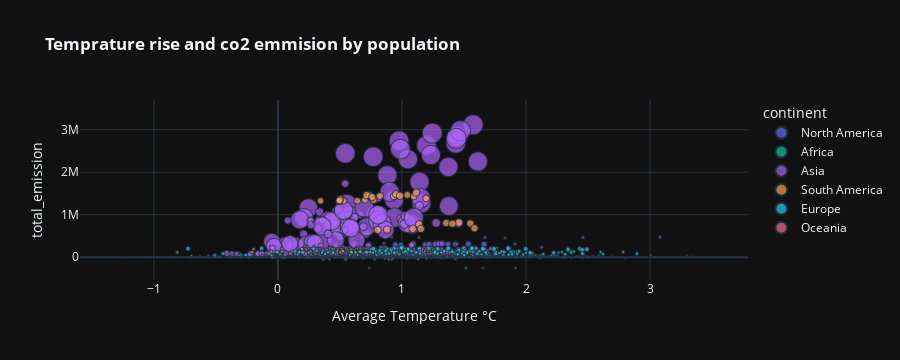

Notebook cell for this chart:
### Code cell
fig = px.scatter(df, df["Average Temperature °C"],
           df["total_emission"], 
           size= "pop_tot", 
           title = "<b>Temprature rise and co2 emmision by population", 
           template="plotly_dark", 
           color ="continent")
fig.write_image("../../outputs/Dataset_03/emmison_population.png",format="png")
fig.show()

### Figure 1 — Plotly figure (JSON) as saved in the notebook; plotly's stock layout.template omitted (floating-point values rounded to 4 significant figures; data arrays with more than 128 entries replaced by an {"elided": "..."} marker saying what was removed)
{"data": [{"hovertemplate": "continent=North America<br>Average Temperature °C=%{x}<br>total_emission=%{y}<br>pop_tot=%{marker.size}<extra></extra>", "legendgroup": "North America", "marker": {"color": "#636efa", "size": {"elided": "589 int values"}, "sizemode": "area", "sizeref": 3642000.0, "symbol": "circle"}, "mode": "markers", "name": "North America", "showlegend": true, "type": "scattergl", "x": {"elided": "589 float values"}, "xaxis": "x", "y": {"elided": "589 float values"}, "yaxis": "y"}, {"hovertemplate": "continent=Africa<br>Average Temperature °C=%{x}<br>total_emission=%{y}<br>pop_tot=%{marker.size}<extra></extra>", "legendgroup": "Africa", "marker": {"color": "#00cc96", "size": {"elided": "1124 int values"}, "sizemode": "area", "sizeref": 3642000.0, "symbol": "circle"}, "mode": "markers", "name": "Africa", "showlegend": true, "type": "scattergl", "x": {"elided": "1124 float values"}, "xaxis": "x", "y": {"elided": "1124 float values"}, "yaxis": "y"}, {"hovertemplate": "continent=Asia<br>Average Temperature °C=%{x}<br>total_emission=%{y}<br>pop_tot=%{marker.size}<extra></extra>", "legendgroup": "Asia", "marker": {"color": "#ab63fa", "size": {"elided": "872 int values"}, "sizemode": "area", "sizeref": 3642000.0, "symbol": "circle"}, "mode": "markers", "name": "Asia", "showlegend": true, "type": "scattergl", "x": {"elided": "872 float values"}, "xaxis": "x", "y": {"elided": "872 float values"}, "yaxis": "y"}, {"hovertemplate": "continent=South America<br>Average Temperature °C=%{x}<br>total_emission=%{y}<br>pop_tot=%{marker.size}<extra></extra>", "legendgroup": "South America", "marker": {"color": "#FFA15A", "size": {"elided": "279 int values"}, "sizemode": "area", "sizeref": 3642000.0, "symbol": "circle"}, "mode": "markers", "name": "South America", "showlegend": true, "type": "scattergl", "x": {"elided": "279 float values"}, "xaxis": "x", "y": {"elided": "279 float values"}, "yaxis": "y"}, {"hovertemplate": "continent=Europe<br>Average Temperature °C=%{x}<br>total_emission=%{y}<br>pop_tot=%{marker.size}<extra></extra>", "legendgroup": "Europe", "marker": {"color": "#19d3f3", "size": {"elided": "951 int values"}, "sizemode": "area", "sizeref": 3642000.0, "symbol": "circle"}, "mode": "markers", "name": "Europe", "showlegend": true, "type": "scattergl", "x": {"elided": "951 float values"}, "xaxis": "x", "y": {"elided": "951 float values"}, "yaxis": "y"}, {"hovertemplate": "continent=Oceania<br>Average Temperature °C=%{x}<br>total_emission=%{y}<br>pop_tot=%{marker.size}<extra></extra>", "legendgroup": "Oceania", "marker": {"color": "#FF6692", "size": [4136643, 5321388, 4514195, 20830828, 4785895, 364505, 17631511, 3481599, 23111781, 3810043, 3833494, 386069, 7806637, 20467031, 471785, 450760, 3990996, 354086, 493430, 324170, 8899169, 19925056, 19475844, 3864973, 643633, 22019168, 553721, 4221494, 4668081, 6498818, 3397389, 9542485, 3948583, 659249, 24979231, 9329227, 22729269, 7358889, 22357034, 24590333, 4590589, 8682174, 4410285, 4179978, 429978, 567762, 6293166, 5892596, 3728458, 419230, 3573742, 408145, 18601667, 8245627, 8464152, 527834, 23469580, 18002999, 3620891, 19248142, 3855266, 516001, 3673893, 440395, 4959034, 4302887, 25357170, 397050, 691191, 4451694, 17048004, 628101, 4616438, 6708218, 21660892, 9114796, 19698999, 23820236, 3775853, 17805504, 5698489, 17462503, 9749641, 4132781, 504620, 19017963, 343915, 17271085, 482486, 461217, 4081409, 4960440, 24195701, 18211845, 4291588, 4019941, 333953, 4260238, 375189, 4838526, 597376, 7583269, 21247872, 7137987, 4746252, 4381269, 540393, 18410251, 5061134, 8026545, 3889578, 18800892, 3532563, 6921066, 674993, 5138828, 4346338, 25670050, 582364, 4450644, 6090980, 5508297, 612661, 20171731], "sizemode": "area", "sizeref": 3642000.0, "symbol": "circle"}, "mode": "markers", "name": "Oceania", "showlegend": true, "type": "scattergl", "x": [0.5503, 0.3181, 0.4927, 0.92, 0.541, 0.06767, 0.481, -0.115, 1.463, 1.057, 0.9013, 0.3633, 0.4065, 0.6627, 0.8402, -0.0385, 0.2551, 0.0631, 0.5008, 0.4465, 1.128, 0.6848, 0.8652, 0.4509, 1.083, 0.554, 0.7293, 0.4523, 1.219, 0.6707, 0.622, 0.6871, 0.3242, 1.013, 1.192, 0.7414, 0.4382, 0.3078, 0.2195, 1.169, 0.5428, 0.1435, 0.1893, 0.07617, 0.5067, 0.8627, 0.1724, 0.6534, 0.1072, 0.1878, -0.3916, 0.6446, 1.028, 0.7703, 0.4314, 0.287, 1.211, 0.3086, -0.02492, 0.2898, 0.404, 0.3183, 0.205, 0.6408, 1.073, 0.01133, 1.51, 0.3103, 1.122, 0.3303, 0.6261, 1.614, 0.664, 0.2982, 1.097, 0.7679, 0.8398, 1.099, -0.09333, 0.3403, 0.5118, 0.2488, 1.058, 0.7573, 0.9254, 0.2165, 0.4554, 0.7112, 0.7379, 0.6241, -0.1668, 0.1217, 1.148, 0.6424, 0.3882, 0.2831, 0.3828, 0.546, 0.6573, 1.065, 0.7563, 0.9968, 0.6206, 0.3276, 0.8203, 0.5687, 0.7765, 0.4539, 0.8867, 0.3102, 0.5744, 0.4923, -0.709, 0.4065, 1.128, 0.9675, 0.7503, 1.183, 0.808, 0.9881, 0.5445, 0.3913, 0.6622, 1.249], "xaxis": "x", "y": [32880.0, 31390.0, 13210.0, 212700.0, 34200.0, 9957.0, 208500.0, -1972.0, 126300.0, -189.7, 449.0, 9961.0, 37400.0, 221200.0, 8734.0, 8718.0, 32710.0, 9955.0, 8747.0, 9966.0, 38190.0, 215600.0, 248100.0, 32710.0, 52560.0, 174200.0, -11360.0, 4570.0, 18520.0, 30980.0, -1776.0, 38650.0, 4240.0, 52570.0, 187700.0, 38740.0, 208300.0, 30300.0, 210700.0, 189600.0, 12540.0, 39820.0, 11610.0, 4365.0, 10930.0, -11360.0, 32490.0, 31920.0, -604.3, 10920.0, -2089.0, 10920.0, 213000.0, 37430.0, 37510.0, 8731.0, 147600.0, 209100.0, -1849.0, 257100.0, 302.2, 8727.0, -822.1, 8711.0, 18700.0, 4287.0, 179000.0, 10510.0, 52600.0, 33080.0, 210900.0, 52550.0, 34990.0, 31130.0, 196200.0, 38240.0, 179700.0, 144900.0, 58.79, 208200.0, 30940.0, 208700.0, 38910.0, 4147.0, 8751.0, 259400.0, 9958.0, 209400.0, 8744.0, 8725.0, 4322.0, 63770.0, 150000.0, 201400.0, 32920.0, 3938.0, 9956.0, 4363.0, 9959.0, 18130.0, -11350.0, 30370.0, 183000.0, 30400.0, 18520.0, 10890.0, 8732.0, 204500.0, 16750.0, 37390.0, 3587.0, 248500.0, -2159.0, 30800.0, 52580.0, 35060.0, 4874.0, 146100.0, -11350.0, 11960.0, 31220.0, 32030.0, -10930.0, 175100.0], "yaxis": "y"}], "layout": {"height": 360, "legend": {"itemsizing": "constant", "title": {"text": "continent"}, "tracegroupgap": 0}, "title": {"text": "<b>Temprature rise and co2 emmision by population"}, "xaxis": {"anchor": "y", "autorange": true, "domain": [0, 1], "range": [-1.608, 3.802], "title": {"text": "Average Temperature °C"}, "type": "linear"}, "yaxis": {"anchor": "x", "autorange": true, "domain": [0, 1], "range": [-534700.0, 3699000.0], "title": {"text": "total_emission"}, "type": "linear"}}}
